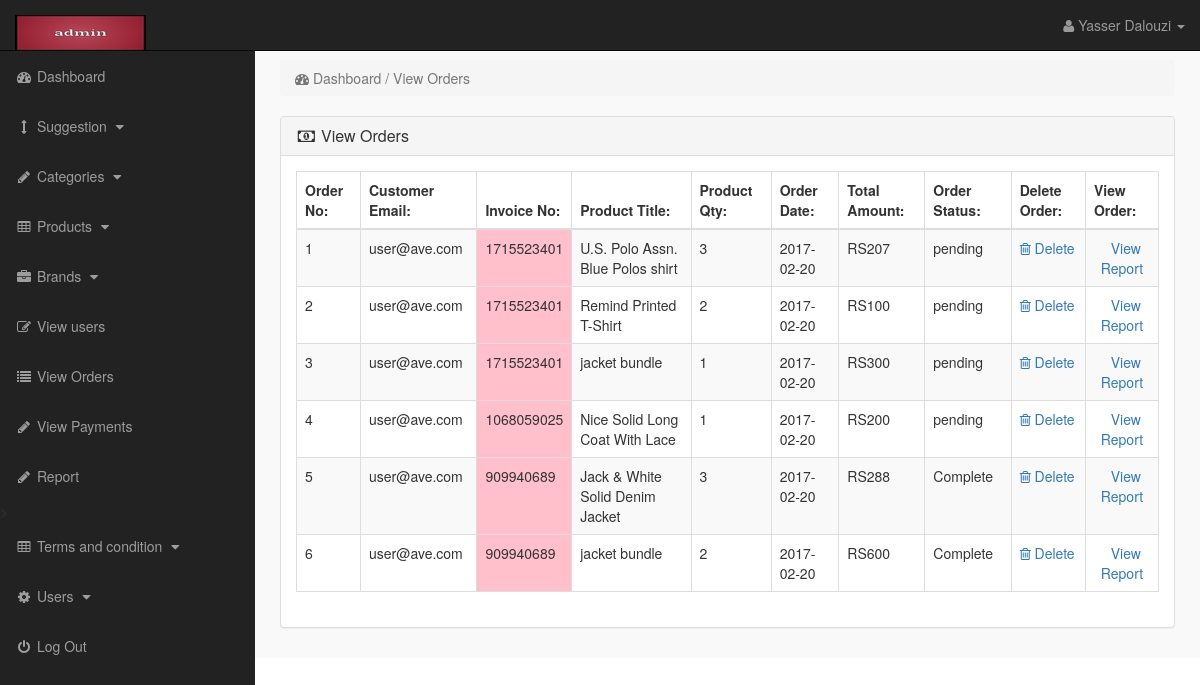
Screenshot of /admin_area/index.php?view_orders (signed in) with the database file from the repository.
### tables this page shows
CREATE TABLE `pending_orders` (
  `order_id` int(10) NOT NULL,
  `customer_id` int(10) NOT NULL,
  `invoice_no` int(10) NOT NULL,
  `product_id` text NOT NULL,
  `qty` int(10) NOT NULL,
  `size` text NOT NULL,
  `order_status` text NOT NULL
);

CREATE TABLE `customers` (
  `customer_id` int(10) NOT NULL,
  `customer_name` varchar(255) NOT NULL,
  `customer_email` varchar(255) NOT NULL,
  `customer_pass` varchar(255) NOT NULL,
  `customer_country` text NOT NULL,
  `customer_city` text NOT NULL,
  `customer_contact` varchar(255) NOT NULL,
  `customer_address` text NOT NULL,
  `customer_image` text NOT NULL,
  `customer_ip` varchar(255) NOT NULL,
  `customer_confirm_code` text NOT NULL
);

CREATE TABLE `products` (
  `product_id` int(10) NOT NULL,
  `p_cat_id` int(10) NOT NULL,
  `cat_id` int(10) NOT NULL,
  `manufacturer_id` int(10) NOT NULL,
  `date` timestamp NOT NULL DEFAULT CURRENT_TIMESTAMP ON UPDATE CURRENT_TIMESTAMP,
  `product_title` text NOT NULL,
  `product_url` text NOT NULL,
  `product_img1` text NOT NULL,
  `product_img2` text NOT NULL,
  `product_img3` text NOT NULL,
  `product_price` int(10) NOT NULL,
  `product_psp_price` int(100) NOT NULL,
  `product_desc` text NOT NULL,
  `product_features` text NOT NULL,
  `product_video` text NOT NULL,
  `product_keywords` text NOT NULL,
  `product_label` text NOT NULL,
  `status` varchar(255) NOT NULL
);

CREATE TABLE `customer_orders` (
  `order_id` int(10) NOT NULL,
  `customer_id` int(10) NOT NULL,
  `due_amount` int(100) NOT NULL,
  `invoice_no` int(100) NOT NULL,
  `qty` int(10) NOT NULL,
  `size` text NOT NULL,
  `order_date` timestamp NOT NULL DEFAULT CURRENT_TIMESTAMP ON UPDATE CURRENT_TIMESTAMP,
  `order_status` text NOT NULL
);

### admin_area/view_orders.php (the view, shortened to what this page needs)
<?php
if(!isset($_SESSION['admin_email'])){
echo "<script>window.open('login.php','_self')</script>";
}
else {
?>
<div class="row">
<div class="col-lg-12">
<ol class="breadcrumb">
<li class="active">
<i class="fa fa-dashboard"></i> Dashboard / View Orders
</li>
</ol>
</div>
</div>
<div class="row">
<div class="col-lg-12">
<div class="panel panel-default">
<div class="panel-heading">
<h3 class="panel-title">
<i class="fa fa-money fa-fw"></i> View Orders
</h3>
</div>
<div class="panel-body">
<div class="table-responsive">
<table class="table table-bordered table-hover table-striped">
<thead>
<tr>
<th>Order No:</th>
<th>Customer Email:</th>
<th>Invoice No:</th>
<th>Product Title:</th>
<th>Product Qty:</th>
<th>Order Date:</th>
<th>Total Amount:</th>
<th>Order Status:</th>
<th>Delete Order:</th>
<th>View Order:</th>
</tr>
</thead>
<tbody>
<?php
$i = 0;
$get_orders = "select * from pending_orders";
$run_orders = mysqli_query($con,$get_orders);
while ($row_orders = mysqli_fetch_array($run_orders)) {
$order_id = $row_orders['order_id'];
$c_id = $row_orders['customer_id'];
$invoice_no = $row_orders['invoice_no'];
$product_id = $row_orders['product_id'];
$qty = $row_orders['qty'];
$order_status = $row_orders['order_status'];
$get_products = "select * from products where product_id='$product_id'";
$run_products = mysqli_query($con,$get_products);
$row_products = mysqli_fetch_array($run_products);
$product_title = $row_products['product_title'];
$product_price=$row_products['product_price'];
$i++;
?>
<tr>
<td><?php echo $i; ?></td>
<td>
<?php
$get_customer = "select * from customers where customer_id='$c_id'";
$run_customer = mysqli_query($con,$get_customer);
$row_customer = mysqli_fetch_array($run_customer);
$customer_email = $row_customer['customer_email'];
echo $customer_email;
 ?>
 </td>
<td bgcolor="pink" ><?php echo $invoice_no; ?></td>
<td><?php echo $product_title; ?></td>
<td><?php echo $qty; ?></td>
<td>
<?php
$get_customer_order = "select * from customer_orders where customer_id='$c_id'";
$run_customer_order = mysqli_query($con,$get_customer_order);
$row_customer_order = mysqli_fetch_assoc($run_customer_order);
$order_date = $row_customer_order['order_date'];
$timestamp = strtotime($order_date);
$new_date_format = date('Y-m-d', $timestamp);
echo $new_date_format;
?>
</td>
<td>RS<?php echo ($product_price*$qty); ?></td>
<td>
<?php
if($order_status=='pending'){
echo $order_status='pending';
}
else{
echo $order_status='Complete';
}
?>
</td>
<td>
<a href="index.php?order_delete=<?php echo $order_id; ?>" >
<i class="fa fa-trash-o" ></i> Delete
</a>
</td>
<td>
    <div class='text-center'><a href="ecom_report.php">
    <i class="fas fa-file"></i> View Report</a>
</div>
</td>
</tr>
<?php } ?>
</tbody>
</table>
</div>
</div>
</div>
</div>
</div>
<?php } ?>

### admin_area/includes/sidebar.php (shortened to what this page needs)
<?php
if(!isset($_SESSION['admin_email'])){
echo "<script>window.open('login.php','_self')</script>";
}
else {
?>
<nav class="navbar navbar-inverse navbar-fixed-top" >
<div class="navbar-header" >
<a class="navbar-brand" href="index.php?dashboard" ><img src="admin_images/l.jpg"></a>
</div>
<ul class="nav navbar-right top-nav" >
<li class="dropdown" >
<a href="#" class="dropdown-toggle" data-toggle="dropdown" >
<i class="fa fa-user" ></i>
<?php echo $admin_name; ?> <b class="caret" ></b>
</a>
</li>
</ul>
<div class="collapse navbar-collapse navbar-ex1-collapse">
<ul class="nav navbar-nav side-nav">
<li>
<a href="index.php?dashboard">
<i class="fa fa-fw fa-dashboard"></i> Dashboard
</a>
</li>
<li>
<a href="#" data-toggle="collapse" data-target="#cat">
<i class="fa fa-fw fa-arrows-v"></i> Suggestion
<i class="fa fa-fw fa-caret-down"></i>
</a>
</li>
<li>
<a href="#" data-toggle="collapse" data-target="#p_cat">
<i class="fa fa-fw fa-pencil"></i>  Categories
<i class="fa fa-fw fa-caret-down"></i>
</a>
</li>
<li>
<a href="#" data-toggle="collapse" data-target="#products">
<i class="fa fa-fw fa-table"></i> Products
<i class="fa fa-fw fa-caret-down"></i>
</a>
</li>
<li>
<a href="#" data-toggle="collapse" data-target="#manufacturers">
<i class="fa fa-fw fa-briefcase"></i> Brands
<i class="fa fa-fw fa-caret-down"></i>
</a>
</li>
<li>
<a href="index.php?view_customers">
<i class="fa fa-fw fa-edit"></i> View users
</a>
</li>
<li>
<a href="index.php?view_orders">
<i class="fa fa-fw fa-list"></i> View Orders
</a>
</li>
<li>
<a href="index.php?view_payments">
<i class="fa fa-fw fa-pencil"></i> View Payments
</a>
</li>
<li>
<a href="index.php?view_payments.php">
<i class="fa fa-fw fa-pencil"></i> Report
</a>
</li>
<li>
<a href="#" data-toggle="collapse" data-target="#terms" >
<i class="fa fa-fw fa-table"></i> Terms and condition
<i class="fa fa-fw fa-caret-down"></i>
</a>
</li>
<li>
<a href="#" data-toggle="collapse" data-target="#users">
<i class="fa fa-fw fa-gear"></i> Users
<i class="fa fa-fw fa-caret-down"></i>
</a>
</li>
<li>
<a href="logout.php">
<i class="fa fa-fw fa-power-off"></i> Log Out
</a>
</li>
</ul>
</div>
</nav>
<?php } ?>

### admin_area/css/style.css (style rules this page uses)
body { margin-top:100px; }
@media (min-width: 768px) { body { margin-top:50px; } }
.top-nav { padding:0 15px; }
.top-nav>li { display:inline-block; float:left; }
.top-nav>li>a { padding-top:15px; padding-bottom:15px; line-height:20px; color:#999; }
@media (min-width: 768px) { .side-nav { position:fixed; top:51px; width:255px; border-radius:0; overflow-y:auto; background-color: #222; bottom:0; overflow-x:hidden; padding-bottom:40px; } }
@media (min-width: 768px) { .side-nav>li>a { width:255px; } }
.panel-body { border-radius:5px; }

### rows the page displays
pending_orders: customer.customer_email "user@ave.com", invoice_no "1715523401", product.product_title "U.S. Polo Assn. Blue Polos shirt", qty "3", customer_orders.order_date "2017-02-20", $product_price*$qty "207"
pending_orders: customer.customer_email "user@ave.com", invoice_no "1715523401", product.product_title "Remind Printed T-Shirt", qty "2", customer_orders.order_date "2017-02-20", $product_price*$qty "100"
pending_orders: customer.customer_email "user@ave.com", invoice_no "1715523401", product.product_title "jacket bundle", qty "1", customer_orders.order_date "2017-02-20", $product_price*$qty "300"
pending_orders: customer.customer_email "user@ave.com", invoice_no "1068059025", product.product_title "Nice Solid Long Coat With Lace", qty "1", customer_orders.order_date "2017-02-20", $product_price*$qty "200"
pending_orders: customer.customer_email "user@ave.com", invoice_no "909940689", product.product_title "Jack & White Solid Denim Jacket", qty "3", customer_orders.order_date "2017-02-20", $product_price*$qty "288"
pending_orders: customer.customer_email "user@ave.com", invoice_no "909940689", product.product_title "jacket bundle", qty "2", customer_orders.order_date "2017-02-20", $product_price*$qty "600"

### other values shown
$admin_name "Yasser Dalouzi"
